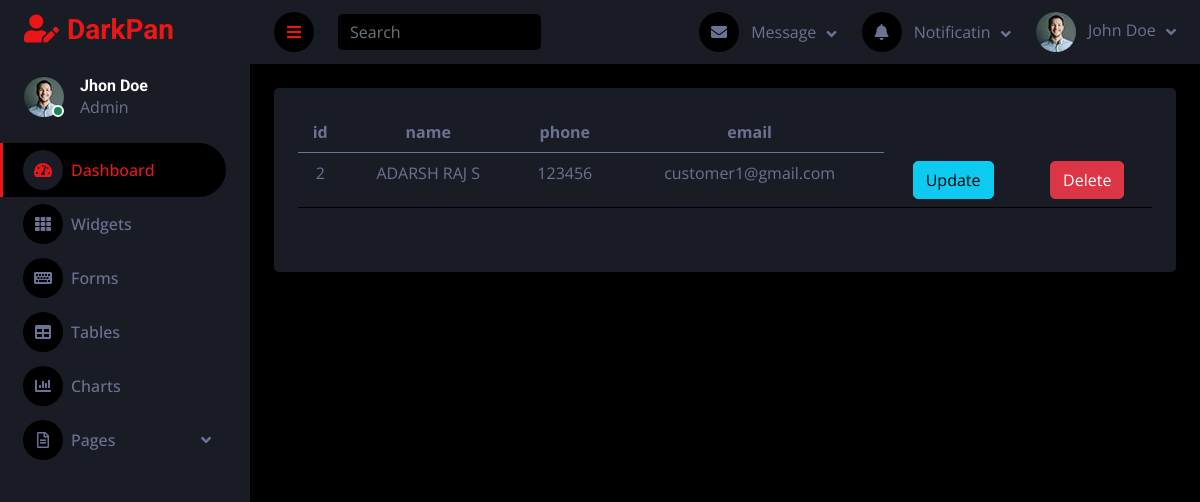
Page /customer_details/ on the earlier database version.
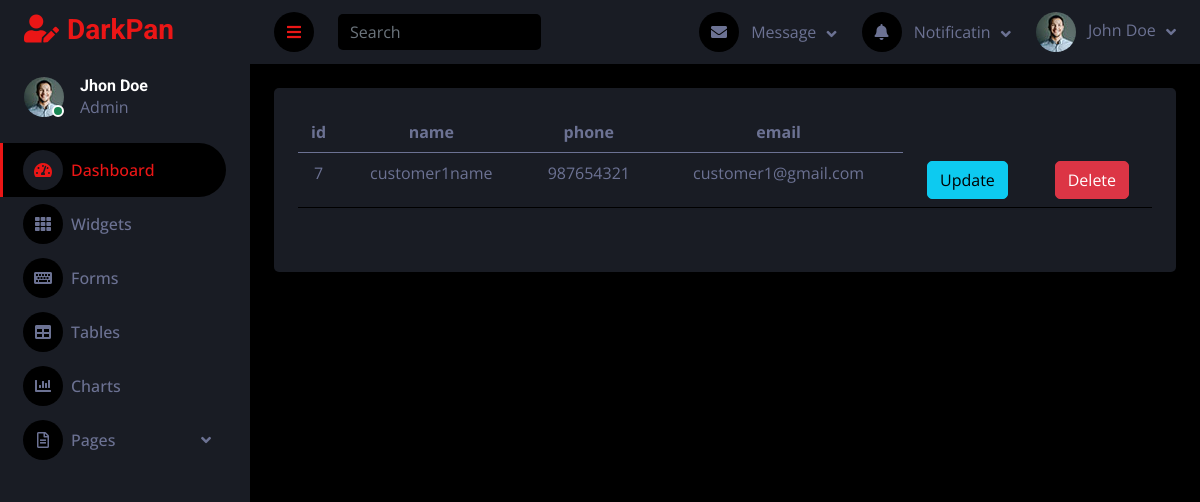
Same page on the later database version.
### sales_app/models.py (models this page shows, shortened)
class Customer(models.Model):
    user=models.ForeignKey(Login,on_delete=models.CASCADE,related_name="customer")
    name=models.CharField(max_length=50)
    phone_number=models.CharField(max_length=100)
    email=models.EmailField()
    status1=models.BooleanField(default=0)

### sales_app/admin_views.py (the view)
# urls.py: path("customer_details/", admin_views.customer_details, name="customer_details"),
def customer_details(request):
    customers=Customer.objects.all()
    return render(request,"admin/customer_details.html",{'customers':customers})

### template/admin/customer_details.html
{% extends 'dash.html' %}
{% block content %}
<table class="table" >
  <thead>
    <tr>
      <th scope="col">id</th>
      <th scope="col">name</th>
      <th scope="col">phone</th>
      <th scope="col">email</th>
    </tr>
  </thead>
  <tbody>
  {% for i in customers %}
    <tr>
       <td>{{i.id}}</td>
      <td>{{i.name}}</td>
      <td>{{i.phone_number}}</td>
      <td>{{i.email}}</td>
      <td><a href="{% url 'customer_update' i.id %}"><button class="btn btn-info">Update</button></a></td>
      <td><a href="{% url 'customer_delete' i.id %}"><button class="btn btn-danger">Delete</button></a></td>
    </tr>
  {% endfor %}
  </tbody>
</table>
{% endblock %}

### template/dash.html (shortened to what this page needs)
<!DOCTYPE html>
<html lang="en">
{% load static %}
<head>
    <link href="https://cdnjs.cloudflare.com/ajax/libs/font-awesome/5.10.0/css/all.min.css" rel="stylesheet">
    <link href="https://cdn.jsdelivr.net/npm/bootstrap-icons@1.4.1/font/bootstrap-icons.css" rel="stylesheet">
    <link href=" {% static 'lib/owlcarousel/assets/owl.carousel.min.css' %} " rel="stylesheet">
    <link href=" {% static 'lib/tempusdominus/css/tempusdominus-bootstrap-4.min.css' %} " rel="stylesheet" />
    <link href=" {% static 'dash/css/bootstrap.min.css' %} " rel="stylesheet">
    <link href=" {% static 'dash/css/style.css' %} " rel="stylesheet">
</head>
<body>
    <div class="container-fluid position-relative d-flex p-0">
        <div class="sidebar pe-4 pb-2">
            <nav class="navbar bg-secondary navbar-dark">
                <a href=" {% static 'index.html' %} " class="navbar-brand mx-4 mb-3">
                    <h3 class="text-primary"><i class="fa fa-user-edit me-2"></i>DarkPan</h3>
                </a>
                <div class="d-flex align-items-center ms-4 mb-4">
                    <div class="position-relative">
                        <img class="rounded-circle" src="{% static 'dash/img/user.jpg' %}" alt="" style="width: 40px; height: 40px;">
                        <div class="bg-success rounded-circle border border-2 border-white position-absolute end-0 bottom-0 p-1"></div>
                    </div>
                    <div class="ms-3">
                        <h6 class="mb-0">Jhon Doe</h6>
                        <span>Admin</span>
                    </div>
                </div>
                <div class="navbar-nav w-100">
                    {% block button1 %}
                    <a href=" {% static 'index.html' %} " class="nav-item nav-link active"><i class="fa fa-tachometer-alt me-2"></i>Dashboard</a>
                    {% endblock %}
                     {% block button2 %}
                    <a href=" {% static 'widget.html' %} " class="nav-item nav-link"><i class="fa fa-th me-2"></i>Widgets</a>
                     {% endblock %}
                    <a href=" {% static 'form.html' %} " class="nav-item nav-link"><i class="fa fa-keyboard me-2"></i>Forms</a>
                    <a href=" {% static 'table.html' %} " class="nav-item nav-link"><i class="fa fa-table me-2"></i>Tables</a>
                    <a href=" {% static 'chart.html' %} " class="nav-item nav-link"><i class="fa fa-chart-bar me-2"></i>Charts</a>
                    <div class="nav-item dropdown">
                        <a href="#" class="nav-link dropdown-toggle" data-bs-toggle="dropdown"><i class="far fa-file-alt me-2"></i>Pages</a>
                    </div>
                </div>
            </nav>
        </div>
        <div class="content">
            <nav class="navbar navbar-expand bg-secondary navbar-dark sticky-top px-4 py-0">
                <a href="#" class="sidebar-toggler flex-shrink-0">
                    <i class="fa fa-bars"></i>
                </a>
                <form class="d-none d-md-flex ms-4">
                    <input class="form-control bg-dark border-0" type="search" placeholder="Search">
                </form>
                <div class="navbar-nav align-items-center ms-auto">
                    <div class="nav-item dropdown">
                        <a href="#" class="nav-link dropdown-toggle" data-bs-toggle="dropdown">
                            <i class="fa fa-envelope me-lg-2"></i>
                            <span class="d-none d-lg-inline-flex">Message</span>
                        </a>
                    </div>
                    <div class="nav-item dropdown">
                        <a href="#" class="nav-link dropdown-toggle" data-bs-toggle="dropdown">
                            <i class="fa fa-bell me-lg-2"></i>
                            <span class="d-none d-lg-inline-flex">Notificatin</span>
                        </a>
                    </div>
                    <div class="nav-item dropdown">
                        <a href="#" class="nav-link dropdown-toggle" data-bs-toggle="dropdown">
                            <img class="rounded-circle me-lg-2" src=" {% static 'dash/img/user.jpg' %} " alt="" style="width: 40px; height: 40px;">
                            <span class="d-none d-lg-inline-flex">John Doe</span>
                        </a>
                    </div>
                </div>
            </nav>
            <div class="container-fluid pt-4 px-4">
                <div class="bg-secondary text-center rounded p-4">
                    <div class="d-flex align-items-center justify-content-between mb-4">
                        {% block content %}{% endblock %}
                </div>
            </div>
            </div>
 </body>
</html>

### static/dash/css/style.css (style rules this page uses)
:root { --primary: #EB1616; --secondary: #191C24; --light: #6C7293; --dark: #000000; }
.btn { transition: .5s; }
.sidebar { position: fixed; top: 0; left: 0; bottom: 0; width: 250px; height: 100vh; overflow-y: auto; background: var(--secondary); transition: 0.5s; z-index: 999; }
.content { margin-left: 250px; min-height: 100vh; background: var(--dark); transition: 0.5s; }
@media (min-width: 992px) { .sidebar { margin-left: 0; } }
@media (min-width: 992px) { .content { width: calc(100% - 250px); } }
.sidebar .navbar .navbar-nav .nav-link { padding: 7px 20px; color: var(--light); font-weight: 500; border-left: 3px solid var(--secondary); border-radius: 0 30px 30px 0; outline: none; }
.sidebar .navbar .navbar-nav .nav-link:hover, .sidebar .navbar .navbar-nav .nav-link.active { color: var(--primary); background: var(--dark); border-color: var(--primary); }
.sidebar .navbar .navbar-nav .nav-link i { width: 40px; height: 40px; display: inline-flex; align-items: center; justify-content: center; background: var(--dark); border-radius: 40px; }
.sidebar .navbar .navbar-nav .nav-link:hover i, .sidebar .navbar .navbar-nav .nav-link.active i { background: var(--secondary); }
.sidebar .navbar .dropdown-toggle::after { position: absolute; top: 15px; right: 15px; border: none; content: "\f107"; font-family: "Font Awesome 5 Free"; font-weight: 900; transition: .5s; }
.content .navbar .navbar-nav .nav-link { margin-left: 25px; padding: 12px 0; color: var(--light); outline: none; }
.content .navbar .sidebar-toggler, .content .navbar .navbar-nav .nav-link i { width: 40px; height: 40px; display: inline-flex; align-items: center; justify-content: center; background: var(--dark); border-radius: 40px; }
.content .navbar .dropdown-toggle::after { margin-left: 6px; vertical-align: middle; border: none; content: "\f107"; font-family: "Font Awesome 5 Free"; font-weight: 900; transition: .5s; }

Differences in the rows shown:
removed Customer: id "2", name "ADARSH RAJ S", phone_number "123456", email "customer1@gmail.com"
added Customer: id "7", name "customer1name", phone_number "987654321", email "customer1@gmail.com"
